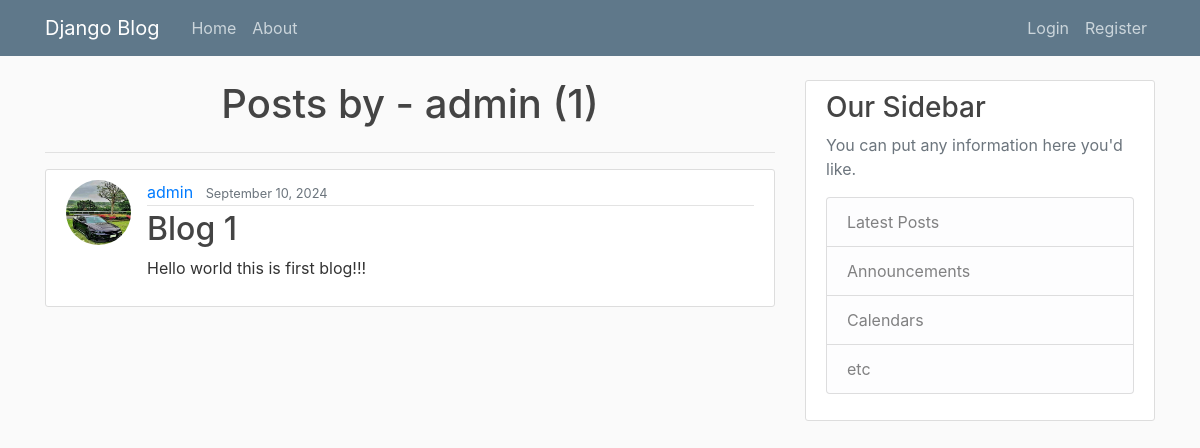
/user/admin/, run on an earlier commit of the app's database.
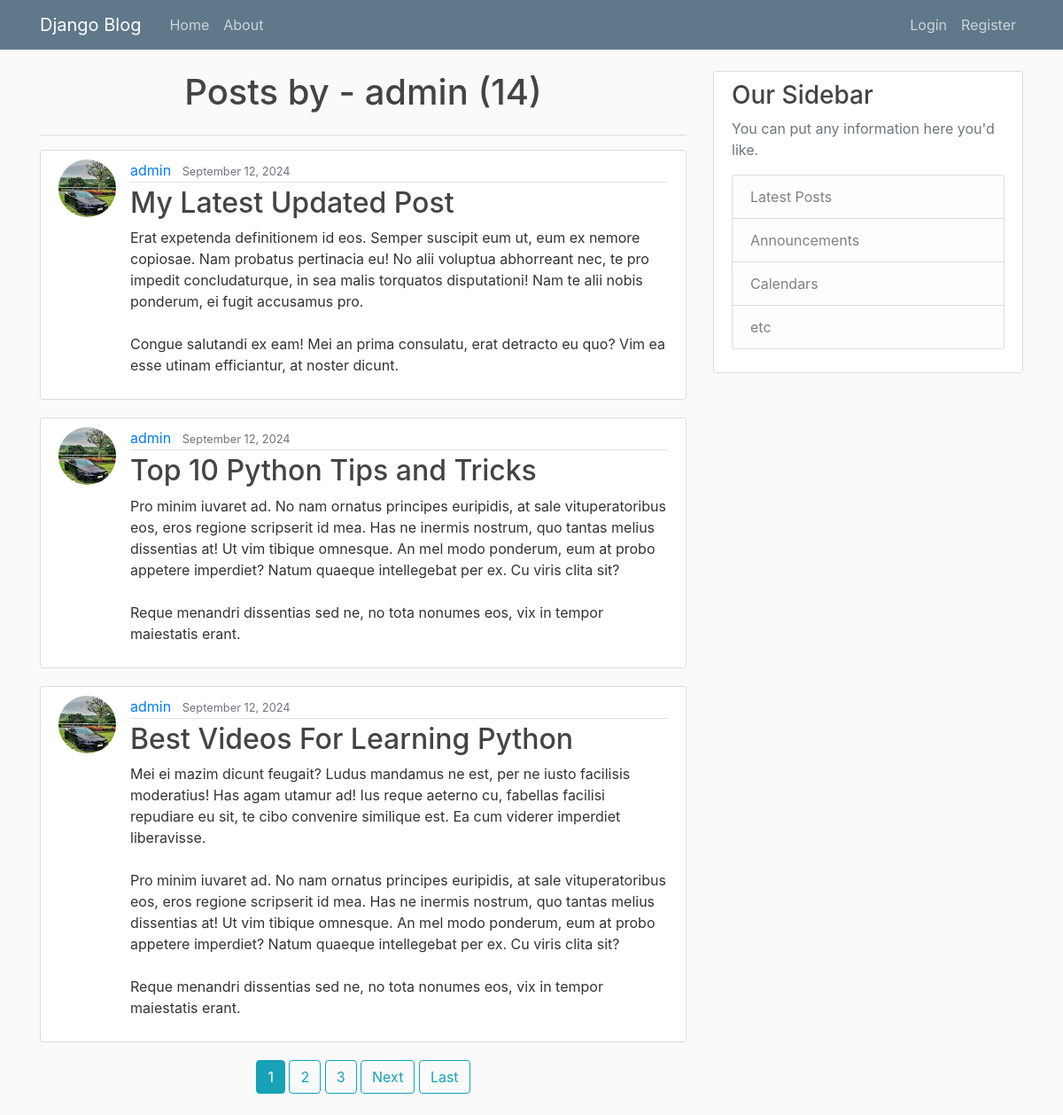
And on a later commit of the database.
### blog/models.py (models this page shows, shortened)
class Post(models.Model):
    title = models.CharField(max_length=70)
    content = models.TextField()
    date_posted = models.DateTimeField(default = timezone.now)
    author = models.ForeignKey(User, on_delete=models.CASCADE)

### users/models.py (models this page shows, shortened)
class Profile(models.Model):
    user = models.OneToOneField(User, on_delete=models.CASCADE)
    img = models.ImageField(default = 'default.JPG', upload_to='profile_pics')

### blog/views.py (the view)
# urls.py: path('user/<str:username>/', UserPostListView.as_view(), name='user-posts'),
class UserPostListView(ListView):
    model = Post
    template_name = "blog/user_posts.html"
    context_object_name = 'posts'
    paginate_by = 3
    def get_queryset(self):
        user = get_object_or_404(User, username = self.kwargs.get('username'))
        return Post.objects.filter(author = user).order_by('-date_posted')

### blog/templates/blog/user_posts.html (shortened to what this page needs)
{% extends "blog/base.html" %}
{% block content %}
<h1 class="mb-4 text-center">Posts by - {{ view.kwargs.username }} ({{ page_obj.paginator.count }}) </h1>
<hr>
    {% for post in posts %}
        <article class="media content-section">
          <img class="rounded-circle article-img" src="{{post.author.profile.img.url}}" alt="">
          <div class="media-body">
            <div class="article-metadata">
              <a class="mr-2" href="{% url 'user-posts' post.author.username %}">{{ post.author }}</a>
              <small class="text-muted">{{ post.date_posted | date:"F d, Y" }}</small>
            </div>
            <h2><a class="article-title" href="{% url 'post-detail' post.id %}">{{ post.title }}</a></h2>
            <p class="article-content">{{ post.content }}</p>
          </div>
        </article>
    {% endfor %}
<div class="container text-center">
    {% if is_paginated %}
        {% for num in page_obj.paginator.page_range %}
          {% if page_obj.number == num %}
            <a href="?page={{ num }}" class='btn btn-info mb-4'>{{ num }}</a>
          {% elif num > page_obj.number|add:'-3' and num < page_obj.number|add:'3' %}
              <a href="?page={{num}}" class='btn btn-outline-info mb-4'> {{num}} </a>
          {% endif %}
        {% endfor %}
        {% if page_obj.has_next %}
          <a href="?page={{ page_obj.next_page_number }}" class='btn btn-outline-info mb-4'>Next</a>
          <a href="?page={{ page_obj.paginator.num_pages }}" class='btn btn-outline-info mb-4'>Last</a>
        {% endif %}
    {% endif %}
</div>
{% endblock content %}

### blog/templates/blog/base.html (shortened to what this page needs)
{% load static %}
<!DOCTYPE html>
<html>
<head>
    <link rel="stylesheet" href="https://maxcdn.bootstrapcdn.com/bootstrap/4.0.0/css/bootstrap.min.css">
    <link rel="stylesheet" type="text/css" href="{% static 'blog/main.css' %}">
</head>
<body>
    <header class="site-header">
      <nav class="navbar navbar-expand-md navbar-dark bg-steel fixed-top">
        <div class="container">
          <a class="navbar-brand mr-4" href="{% url 'blog-home' %}">Django Blog</a>
          <div class="collapse navbar-collapse" id="navbarToggle">
            <div class="navbar-nav mr-auto">
              <a class="nav-item nav-link" href="{% url 'blog-home' %}">Home</a>
              <a class="nav-item nav-link" href="{% url 'blog-about' %}">About</a>
            </div>
            <div class="navbar-nav">
              {% if user.is_authenticated %}
                <a class="nav-item nav-link" href="{% url 'post-create' %}">New Post</a>
                <a class="nav-item nav-link" href="{% url 'profile' %}">Profile </a>
                {% comment %} <a class="nav-item nav-link" href="{% url 'logout' %}">Log Out</a> {% endcomment %}
                 <form method="post" action="{% url 'logout' %}">
                  {% csrf_token %}
                  <button type="submit" class="nav-link bg-danger ms-2">Logout</button>
                  </form>
              {% else %}
                <a class="nav-item nav-link" href="{% url 'login' %}">Login</a>
                <a class="nav-item nav-link" href="{% url 'register' %}">Register</a>
              {% endif %}
            </div>
          </div>
        </div>
      </nav>
    </header>
    <main role="main" class="container">
      <div class="row">
        <div class="col-md-8">
          {% block content %}{% endblock %}
        </div>
        <div class="col-md-4">
          <div class="content-section">
            <h3>Our Sidebar</h3>
            <p class='text-muted'>You can put any information here you'd like.
              <ul class="list-group">
                <li class="list-group-item list-group-item-light">Latest Posts</li>
                <li class="list-group-item list-group-item-light">Announcements</li>
                <li class="list-group-item list-group-item-light">Calendars</li>
                <li class="list-group-item list-group-item-light">etc</li>
              </ul>
            </p>
          </div>
        </div>
      </div>
    </main>
</body>
</html>

### blog/static/blog/main.css (style rules this page uses)
body { background: #fafafa; color: #333333; margin-top: 5rem; }
h1, h2, h3, h4, h5, h6 { color: #444444; }
ul { margin: 0; }
.bg-steel { background-color: #5f788a; }
.site-header .navbar-nav .nav-link { color: #cbd5db; }
.content-section { background: #ffffff; padding: 10px 20px; border: 1px solid #dddddd; border-radius: 3px; margin-bottom: 20px; }
.article-title { color: #444444; }
.article-content { white-space: pre-line; }
.article-img { height: 65px; width: 65px; margin-right: 16px; }
.article-metadata { padding-bottom: 1px; margin-bottom: 4px; border-bottom: 1px solid #e3e3e3 }

What changed in the data, as far as the page shows it:
no longer on this page (row unchanged): Post: author.profile.img (picture), author "admin", date_posted "September 10, 2024", title "Blog 1", content "Hello world this is first blog!!!"
added Post: author.profile.img (picture), author "admin", date_posted "September 12, 2024", title "My Latest Updated Post", content "Erat expetenda definitionem id eos. Semper suscipit eum ut, eum ex nemore copiosae. Nam probatus pertinacia eu! No alii voluptua abhorreant nec, te pro impedit concludaturque, in sea malis torquatos disputationi! Nam te alii nobis ponderum, ei fugit accusamus pro. Congue salutandi ex eam! Mei an prima consulatu, erat detracto eu quo? Vim ea esse utinam efficiantur, at noster dicunt."
added Post: author.profile.img (picture), author "admin", date_posted "September 12, 2024", title "Top 10 Python Tips and Tricks", content "Pro minim iuvaret ad. No nam ornatus principes euripidis, at sale vituperatoribus eos, eros regione scripserit id mea. Has ne inermis nostrum, quo tantas melius dissentias at! Ut vim tibique omnesque. An mel modo ponderum, eum at probo appetere imperdiet? Natum quaeque intellegebat per ex. Cu viris clita sit? Reque menandri dissentias sed ne, no tota nonumes eos, vix in tempor maiestatis erant."
added Post: author.profile.img (picture), author "admin", date_posted "September 12, 2024", title "Best Videos For Learning Python", content "Mei ei mazim dicunt feugait? Ludus mandamus ne est, per ne iusto facilisis moderatius! Has agam utamur ad! Ius reque aeterno cu, fabellas facilisi repudiare eu sit, te cibo convenire similique est. Ea cum viderer imperdiet liberavisse. Pro minim iuvaret ad. No nam ornatus principes euripidis, at sale vituperatoribus eos, eros regione scripserit id mea. Has ne inermis nostrum, quo tantas melius dissentias at! Ut vim tibique omnesque. An mel modo ponderum, eum at probo appetere imperdiet? Natum quaeque intellegebat per ex. Cu viris clita sit? Reque menandri dissentias sed ne, no tota nonumes eos, vix in tempor maiestatis erant."
Also different on the page:
{{ page_obj.paginator.count }}: "1" → "14"
new list line: "1"
new list line: "2"
new list line: "3"
text now shown: "Next Last"
